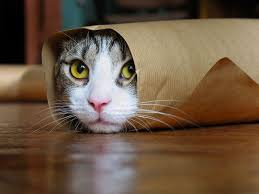
#> input picture test_images/Unknown-1.jpeg, 259 x 194 px
$ python -i manifold_ranking_saliency.py   (imports and definitions only)   (Python 2 division)   (older library calls are emulated)
#> lines starting #> are read from the running program, lines starting #| are printed output that depends on the picture; after the words box and inside, x2 and y2 are one past the last pixel; in counts of white or black regions, pixels touching at a corner belong together
####################################################################
## Author:
##       Xiang Ruan
##       httpr://ruanxiang.net
##       ruanxiang@gmail.com
## License:
##       GPL 2.0
##       NOTE: the algorithm itself is patented by OMRON, co, Japan
##             my employer, so please do not use the algorithm in
##             any commerical product
## Version:
##       1.0
##
## ----------------------------------------------------------------
## A python implementation of manifold ranking saliency
## Usage:
##      import MR
##      mr = MR.MR_saliency()
##      sal = mr.saliency(img)
##
## Check paper.pdf for algorithm details
## I leave all th parameters open to maniplating, however, you don't
## have to do it, default values work pretty well, unless you really
## know what you want to do to modify the parameters


import scipy as sp
import numpy as np
import cv2
from skimage.segmentation import slic
from skimage.segmentation import mark_boundaries
from skimage.data import lena
from scipy.linalg import inv
import matplotlib.pyplot as plt


class MR_saliency(object):
    """Python implementation of manifold ranking saliency"""
    weight_parameters = {'alpha':0.99,
                         'delta':0.1}
    superpixel_parameters = {'segs':100,
                             'compactness':1,
                             'max_iter':10,
                             'sigma':3,
                             'spacing':None,
                             'multichannel':True,
                             'convert2lab':None,
                             'enforce_connectivity':True,
                             'min_size_factor':0.1,
                             'max_size_factor':5,
                             'slic_zero':False}
    binary_thre = None

    def __init__(self, alpha = 0.99, delta = 0.1,
                 segs = 200, compactness = 10,
                 max_iter = 10, sigma = 1,
                 spacing = None, multichannel = True,
                 convert2lab = None, enforce_connectivity = False,
                 min_size_factor = 0.5, max_size_factor = 3,
                 slic_zero = False):
        self.weight_parameters['alpha'] = alpha
        self.weight_parameters['delta'] = delta
        self.superpixel_parameters['segs'] = segs
        self.superpixel_parameters['compactness'] = compactness
        self.superpixel_parameters['max_iter'] = max_iter
        self.superpixel_parameters['sigma'] = sigma
        self.superpixel_parameters['spacing'] = spacing
        self.superpixel_parameters['multichannel'] = multichannel
        self.superpixel_parameters['convert2lab'] = convert2lab
        self.superpixel_parameters['enforce_connectivity'] = enforce_connectivity
        self.superpixel_parameters['min_size_factor'] = min_size_factor
        self.superpixel_parameters['max_size_factor'] = max_size_factor
        self.superpixel_parameters['slic_zero'] = slic_zero

    def saliency(self,img):
        # read image
        img = self.__MR_readimg(img)
        # superpixel
        labels = self.__MR_superpixel(img)
        # affinity matrix
        aff = self.__MR_affinity_matrix(img,labels)
        # first round
        first_sal = self.__MR_first_stage_saliency(aff,labels)
        # second round
        fin_sal = self.__MR_final_saliency(first_sal, labels,aff)
        return self.__MR_fill_superpixel_with_saliency(labels,fin_sal)


    def __MR_superpixel(self,img):
        return slic(img,self.superpixel_parameters['segs'],
                    self.superpixel_parameters['compactness'],
                    self.superpixel_parameters['max_iter'],
                    self.superpixel_parameters['sigma'],
                    self.superpixel_parameters['spacing'],
                    self.superpixel_parameters['multichannel'],
                    self.superpixel_parameters['convert2lab'],
                    self.superpixel_parameters['enforce_connectivity'],
                    self.superpixel_parameters['min_size_factor'],
                    self.superpixel_parameters['max_size_factor'],
                    self.superpixel_parameters['slic_zero'])

    def __MR_superpixel_mean_vector(self,img,labels):
        s = sp.amax(labels)+1
        vec = sp.zeros((s,3)).astype(float)
        for i in range(s):
            mask = labels == i
            super_v = img[mask].astype(float)
            mean = sp.mean(super_v,0)
            vec[i] = mean
        return vec

    def __MR_affinity_matrix(self,img,labels):
        W,D = self.__MR_W_D_matrix(img,labels)
        aff = inv(D-self.weight_parameters['alpha']*W)
        aff[sp.eye(sp.amax(labels)+1).astype(bool)] = 0.0 # diagonal elements to 0
        return aff

    def __MR_saliency(self,aff,indictor):
        return sp.dot(aff,indictor)

    def __MR_W_D_matrix(self,img,labels):
        s = sp.amax(labels)+1
        vect = self.__MR_superpixel_mean_vector(img,labels)

        adj = self.__MR_get_adj_loop(labels)

        W = sp.spatial.distance.squareform(sp.spatial.distance.pdist(vect))

        W = sp.exp(-1*W / self.weight_parameters['delta'])
        W[adj.astype(np.bool)] = 0


        D = sp.zeros((s,s)).astype(float)
        for i in range(s):
            D[i, i] = sp.sum(W[i])

        return W,D

    def __MR_boundary_indictor(self,labels):
        s = sp.amax(labels)+1
        up_indictor = (sp.zeros((s,1))).astype(float)
        right_indictor = (sp.zeros((s,1))).astype(float)
        low_indictor = (sp.zeros((s,1))).astype(float)
        left_indictor = (sp.zeros((s,1))).astype(float)

        upper_ids = sp.unique(labels[0,:]).astype(int)
        right_ids = sp.unique(labels[:,labels.shape[1]-1]).astype(int)
        low_ids = sp.unique(labels[labels.shape[0]-1,:]).astype(int)
        left_ids = sp.unique(labels[:,0]).astype(int)

        up_indictor[upper_ids] = 1.0
        right_indictor[right_ids] = 1.0
        low_indictor[low_ids] = 1.0
        left_indictor[left_ids] = 1.0

        return up_indictor,right_indictor,low_indictor,left_indictor

    def __MR_second_stage_indictor(self,saliency_img_mask,labels):
        s = sp.amax(labels)+1
        # get ids from labels image
        ids = sp.unique(labels[saliency_img_mask]).astype(int)
        # indictor
        indictor = sp.zeros((s,1)).astype(float)
        indictor[ids] = 1.0
        return indictor

    def __MR_get_adj_loop(self, labels):
        s = sp.amax(labels) + 1
        adj = np.ones((s, s), np.bool)

        for i in range(labels.shape[0] - 1):
            for j in range(labels.shape[1] - 1):
                if labels[i, j]<>labels[i+1, j]:
                    adj[labels[i, j],       labels[i+1, j]]              = False
                    adj[labels[i+1, j],   labels[i, j]]                  = False
                if labels[i, j]<>labels[i, j + 1]:
                    adj[labels[i, j],       labels[i, j+1]]              = False
                    adj[labels[i, j+1],   labels[i, j]]                  = False
                if labels[i, j]<>labels[i + 1, j + 1]:
                    adj[labels[i, j]        ,  labels[i+1, j+1]]       = False
                    adj[labels[i+1, j+1],  labels[i, j]]               = False
                if labels[i + 1, j]<>labels[i, j + 1]:
                    adj[labels[i+1, j],   labels[i, j+1]]              = False
                    adj[labels[i, j+1],   labels[i+1, j]]              = False

        upper_ids = sp.unique(labels[0,:]).astype(int)
        right_ids = sp.unique(labels[:,labels.shape[1]-1]).astype(int)
        low_ids = sp.unique(labels[labels.shape[0]-1,:]).astype(int)
        left_ids = sp.unique(labels[:,0]).astype(int)

        bd = np.append(upper_ids, right_ids)
        bd = np.append(bd, low_ids)
        bd = sp.unique(np.append(bd, left_ids))

        for i in range(len(bd)):
            for j in range(i + 1, len(bd)):
                adj[bd[i], bd[j]] = False
                adj[bd[j], bd[i]] = False

        return adj

    def __MR_fill_superpixel_with_saliency(self,labels,saliency_score):
        sa_img = labels.copy().astype(float)
        for i in range(sp.amax(labels)+1):
            mask = labels == i
            sa_img[mask] = saliency_score[i]
        return cv2.normalize(sa_img,None,0,255,cv2.NORM_MINMAX)

    def __MR_first_stage_saliency(self,aff,labels):
        up,right,low,left = self.__MR_boundary_indictor(labels)
        up_sal = 1- self.__MR_saliency(aff,up)
        up_img = self.__MR_fill_superpixel_with_saliency(labels,up_sal)

        right_sal = 1-self.__MR_saliency(aff,right)
        right_img = self.__MR_fill_superpixel_with_saliency(labels,right_sal)

        low_sal = 1-self.__MR_saliency(aff,low)
        low_img = self.__MR_fill_superpixel_with_saliency(labels,low_sal)

        left_sal = 1-self.__MR_saliency(aff,left)
        left_img = self.__MR_fill_superpixel_with_saliency(labels,left_sal)

        return 1- up_img*right_img*low_img*left_img


    def __MR_final_saliency(self,integrated_sal, labels, aff):
        # get binary image
        if self.binary_thre == None:
            thre = sp.median(integrated_sal.astype(float))

        mask = integrated_sal > thre
        # get indicator
        ind = self.__MR_second_stage_indictor(mask,labels)

        return self.__MR_saliency(aff,ind)

    # read image
    def __MR_readimg(self,img):
        if isinstance(img,str): # a image path
            img = cv2.imread(img,cv2.CV_LOAD_IMAGE_COLOR)
            # img = cv2.cvtColor(img,cv2.COLOR_BGR2RGB).astype(float)/255
        # img = cv2.cvtColor(img,cv2.COLOR_BGR2LAB).astype(float)/255
        img = cv2.cvtColor(img,cv2.COLOR_RGB2LAB).astype(float)/255
        h = 100
        w = int(float(h)/float(img.shape[0])*float(img.shape[1]))
        return cv2.resize(img,(w,h))


class MR_debuger(MR_saliency):
    # [132 lines left out: functions MR_showsuperpixel, MR_boudnary_extraction, MR_boundary_saliency, not called in this run]

>>> import cv2
>>> picture = cv2.imread('test_images/Unknown-1.jpeg')
#> picture is the input picture: shape (194, 259, 3); mean B, G, R 66.9, 86.8, 107.5
>>> result = MR_saliency().saliency(picture)
#> in __MR_superpixel, `return slic(img,self.superpixel_parameters['segs'], self.superpixel_pa..`:
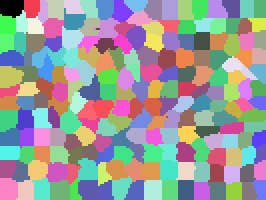
#> returned value: shape (100, 133) int64 (shown 2 times larger); 204 distinct labels, from 0 to 203; one colour per label, 0 black
#> in __MR_W_D_matrix, `s = sp.amax(labels)+1`: s = 204
#> the loop in __MR_superpixel_mean_vector, `for i in range(s):` made 204 passes
#> mean on passes 1 to 3: [0.00429, 0.502, 0.501], [0.172, 0.541, 0.395], [0.102, 0.521, 0.427]
#> pass 1, in __MR_superpixel_mean_vector, `mask = labels == i`:
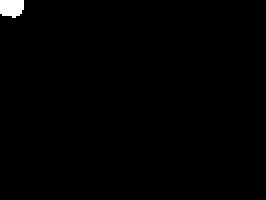
#> mask: shape (100, 133) bool (shown 2 times larger); 0.7% white; 1 white region, box (x1, y1, x2, y2) and area: (0, 0, 12, 9) 93
#> after the loop in __MR_superpixel_mean_vector, `for i in range(s):`: vec = 204 rows, first 8: [0.00429, 0.502, 0.501], [0.172, 0.541, 0.395], [0.102, 0.521, 0.427], [0.217, 0.534, 0.407], [0.35, 0.481, 0.584], [0.196, 0.489, 0.538], [0.047, 0.5, 0.506], [0.0925, 0.496, 0.492]
#> in __MR_W_D_matrix, `vect = self.__MR_superpixel_mean_vector(img,labels)`: vect has the same summary as vec in __MR_superpixel_mean_vector
#> in __MR_get_adj_loop, `s = sp.amax(labels) + 1`: s = 204
#> in __MR_get_adj_loop, `upper_ids = sp.unique(labels[0,:]).astype(int)`: upper_ids = 17 values from 0 to 16
#> in __MR_get_adj_loop, `right_ids = sp.unique(labels[:,labels.shape[1]-1]).astype(int)`: right_ids = [16, 33, 50, 67, 84, 101, 118, 134, 135, 152, 169, 186, 203]
#> in __MR_get_adj_loop, `low_ids = sp.unique(labels[labels.shape[0]-1,:]).astype(int)`: low_ids = 17 values from 187 to 203
#> in __MR_get_adj_loop, `left_ids = sp.unique(labels[:,0]).astype(int)`: left_ids = [0, 17, 34, 51, 68, 85, 102, 119, 136, 153, 170, 187]
#> in __MR_get_adj_loop, `bd = np.append(upper_ids, right_ids)`: bd = 30 values from 0 to 203
#> in __MR_get_adj_loop, `bd = np.append(bd, low_ids)`: bd = 47 values, max 203 at index 29, min 0 at index 0, mean 104.2
#> in __MR_get_adj_loop, `bd = sp.unique(np.append(bd, left_ids))`: bd = 55 values from 0 to 203
#> the loop in __MR_get_adj_loop, `for i in range(len(bd)):` made 55 passes
#> after the loop in __MR_get_adj_loop, `for i in range(len(bd)):`:
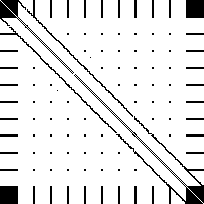
#> adj: shape (204, 204) bool; 90.4% white; 96 black regions (58 under 20 px), largest, box (x1, y1, x2, y2) and area: (74, 74, 204, 204) 912, (0, 0, 74, 74) 454, (186, 0, 204, 18) 324
#> in __MR_affinity_matrix, `aff[sp.eye(sp.amax(labels)+1).astype(bool)] = 0.0`:
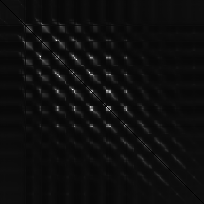
#> aff: shape (204, 204) float64; min 0, max 1.63, mean 0.0926; drawn with min black and max white
#> in __MR_boundary_indictor, `s = sp.amax(labels)+1`: s = 204
#> in __MR_boundary_indictor, `up_indictor = (sp.zeros((s,1))).astype(float)`: up_indictor = 204 values from 0 to 0
#> in __MR_boundary_indictor, `upper_ids = sp.unique(labels[0,:]).astype(int)`: upper_ids = 17 values from 0 to 16
#> in __MR_boundary_indictor, `low_ids = sp.unique(labels[labels.shape[0]-1,:]).astype(int)`: low_ids = 17 values from 187 to 203
#> in __MR_first_stage_saliency, `up,right,low,left = self.__MR_boundary_indictor(labels)`: up = 204 values, max 1 at index 0, min 0 at index 17, mean 0.0833; right = 204 values, max 1 at index 16, min 0 at index 0, mean 0.0637; low = 204 values from 0 to 1; left = 204 values, max 1 at index 0, min 0 at index 1, mean 0.0588
#> in __MR_first_stage_saliency, `up_sal = 1- self.__MR_saliency(aff,up)`: up_sal = 204 values, max 0.114 at index 109, min -0.653 at index 34, mean -0.307
#> in __MR_first_stage_saliency, `right_sal = 1-self.__MR_saliency(aff,right)`: right_sal = 204 values, max 0.307 at index 91, min -0.336 at index 68, mean -0.0192
#> after the loop in __MR_fill_superpixel_with_saliency (call 2), `for i in range(sp.amax(labels)+1):`:
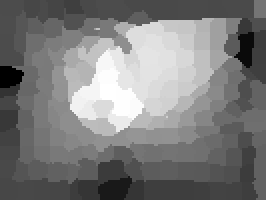
#> sa_img: shape (100, 133) float64 (shown 2 times larger); min -0.336, max 0.307, mean -0.023; drawn with min black and max white
#> in __MR_first_stage_saliency, `low_sal = 1-self.__MR_saliency(aff,low)`: low_sal = 204 values, max 0.0836 at index 91, min -0.641 at index 176, mean -0.326
#> after the loop in __MR_fill_superpixel_with_saliency (call 3), `for i in range(sp.amax(labels)+1):`:
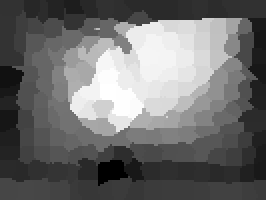
#> sa_img: shape (100, 133) float64 (shown 2 times larger); min -0.641, max 0.0836, mean -0.331; drawn with min black and max white
#> in __MR_first_stage_saliency, `left_sal = 1-self.__MR_saliency(aff,left)`: left_sal = 204 values, max 0.369 at index 92, min -0.172 at index 35, mean 0.0703
#> in __MR_final_saliency, `thre = sp.median(integrated_sal.astype(float))`: thre = -61112659.1
#> in __MR_second_stage_indictor, `s = sp.amax(labels)+1`: s = 204
#> in __MR_second_stage_indictor, `ids = sp.unique(labels[saliency_img_mask]).astype(int)`: ids = 97 values from 0 to 203
#> in __MR_second_stage_indictor, `indictor = sp.zeros((s,1)).astype(float)`: indictor = 204 values from 0 to 0
#> in __MR_final_saliency, `ind = self.__MR_second_stage_indictor(mask,labels)`: ind = 204 values, max 1 at index 0, min 0 at index 23, mean 0.475
#> in saliency, `fin_sal = self.__MR_final_saliency(first_sal, labels,aff)`: fin_sal = 204 values, max 9.01 at index 53, min 5.52 at index 92, mean 7.75
#> after the loop in __MR_fill_superpixel_with_saliency (call 5), `for i in range(sp.amax(labels)+1):`:
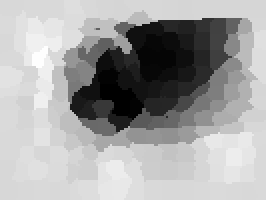
#> sa_img: shape (100, 133) float64 (shown 2 times larger); min 5.52, max 9.01, mean 7.77; drawn with min black and max white
